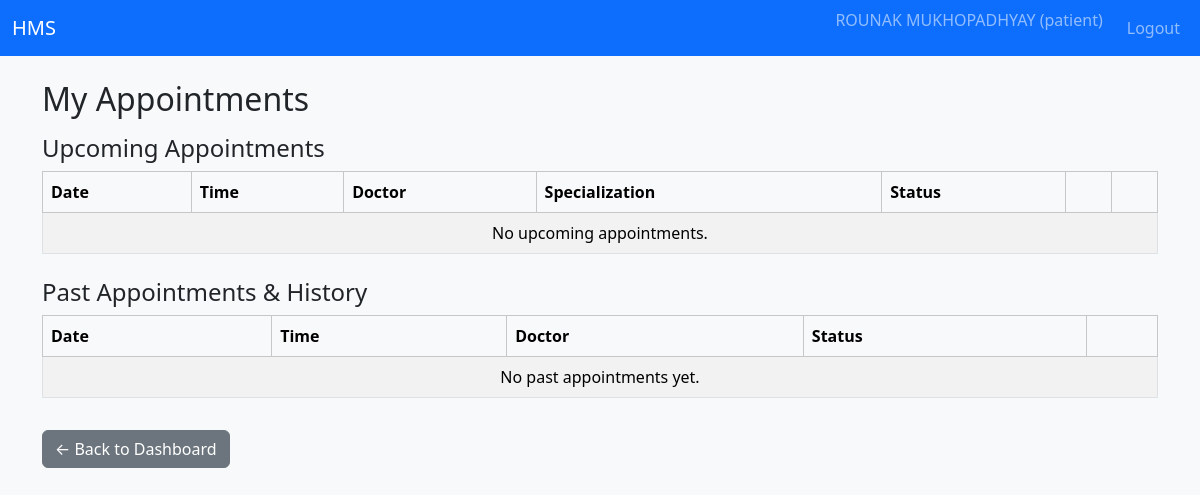
The app's page /patient/appointments (signed in), older data.
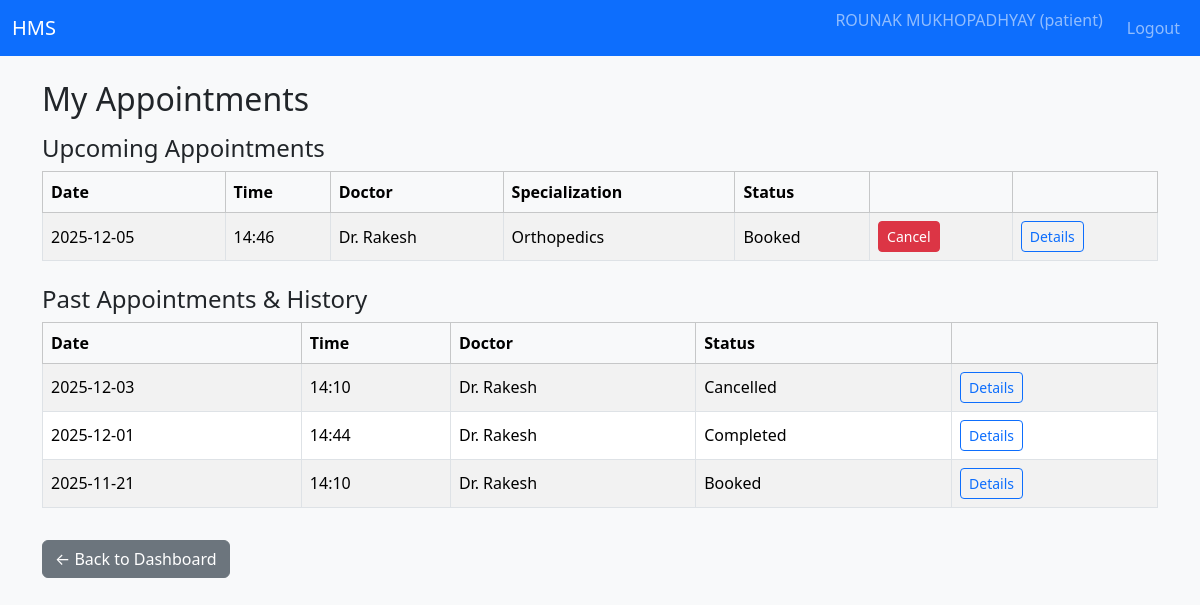
The same page, newer data.
### tables this page shows
CREATE TABLE appointments (
            id INTEGER PRIMARY KEY AUTOINCREMENT,
            patient_id INTEGER NOT NULL,
            doctor_id INTEGER NOT NULL,
            date TEXT NOT NULL, -- YYYY-MM-DD
            time TEXT NOT NULL, -- HH:MM
            status TEXT NOT NULL CHECK(status IN ('Booked', 'Completed', 'Cancelled')),
            created_at TEXT NOT NULL,
            updated_at TEXT NOT NULL,
            FOREIGN KEY(patient_id) REFERENCES patients(id),
            FOREIGN KEY(doctor_id) REFERENCES doctors(id),
            UNIQUE(doctor_id, date, time) -- prevent double booking
        );

CREATE TABLE users (
            id INTEGER PRIMARY KEY AUTOINCREMENT,
            username TEXT UNIQUE NOT NULL,
            password_hash TEXT NOT NULL,
            full_name TEXT NOT NULL,
            email TEXT,
            phone TEXT,
            role TEXT NOT NULL CHECK(role IN ('admin', 'doctor', 'patient')),
            is_active INTEGER NOT NULL DEFAULT 1,
            created_at TEXT NOT NULL
        );

CREATE TABLE departments (
            id INTEGER PRIMARY KEY AUTOINCREMENT,
            name TEXT UNIQUE NOT NULL,
            description TEXT,
            created_at TEXT NOT NULL
        );

### controllers/routes.py (the view)
@main_bp.route("/patient/appointments")
@login_required
@role_required("patient")
def patient_appointments():
    patient_id = get_current_patient_id()
    if not patient_id:
        flash("Patient profile not found.", "danger")
        return redirect(url_for("main.patient_dashboard"))
    conn = get_db_connection()
    cur = conn.cursor()
    cur.execute(
        """
        SELECT a.*, u.full_name AS doctor_name, dept.name AS dept_name
        FROM appointments a
        JOIN doctors d ON a.doctor_id = d.id
        JOIN users u ON d.user_id = u.id
        LEFT JOIN departments dept ON d.department_id = dept.id
        WHERE a.patient_id = ?
        ORDER BY a.date DESC, a.time DESC;
        """,
        (patient_id,),
    )
    rows = cur.fetchall()
    conn.close()
    today_str = date_cls.today().isoformat()
    upcoming = []
    past = []
    for r in rows:
        if r["date"] >= today_str and r["status"] == "Booked":
            upcoming.append(r)
        else:
            past.append(r)
    return render_template("patient_appointments.html", upcoming=upcoming, past=past)

### controllers/routes.py (called while the page is built)
def login_required(view_func):
    @wraps(view_func)
    def wrapped(*args, **kwargs):
        if "user_id" not in session:
            flash("Please log in to continue.", "warning")
            return redirect(url_for("main.login"))
        return view_func(*args, **kwargs)
    return wrapped

def role_required(role):
    def decorator(view_func):
        @wraps(view_func)
        def wrapped(*args, **kwargs):
            if "user_id" not in session or session.get("role") != role:
                flash("Unauthorized access.", "danger")
                return redirect(url_for("main.login"))
            return view_func(*args, **kwargs)
        return wrapped
    return decorator

def get_current_patient_id():
    if "user_id" not in session:
        return None
    conn = get_db_connection()
    cur = conn.cursor()
    cur.execute(
        "SELECT p.id FROM patients p JOIN users u ON p.user_id = u.id WHERE u.id = ?;",
        (session["user_id"],),
    )
    row = cur.fetchone()
    conn.close()
    return row["id"] if row else None

### models/models.py (called while the page is built)
def get_db_connection():
    conn = sqlite3.connect(DB_PATH)
    conn.row_factory = sqlite3.Row
    return conn

### templates/patient_appointments.html (shortened to what this page needs)
{% extends "base.html" %}
{% block content %}
<h2>My Appointments</h2>
<h4 class="mt-3">Upcoming Appointments</h4>
<table class="table table-striped table-bordered align-middle">
    <thead class="table-light">
        <tr>
            <th>Date</th>
            <th>Time</th>
            <th>Doctor</th>
            <th>Specialization</th>
            <th>Status</th>
            <th></th>
            <th></th>
        </tr>
    </thead>
    <tbody>
    {% if upcoming %}
        {% for a in upcoming %}
        <tr>
            <td>{{ a['date'] }}</td>
            <td>{{ a['time'] }}</td>
            <td>{{ a['doctor_name'] }}</td>
            <td>{{ a['dept_name'] or 'N/A' }}</td>
            <td>{{ a['status'] }}</td>
            <td>
                {% if a['status'] == 'Booked' %}
                <a
                    href="{{ url_for('main.patient_cancel_appointment', appointment_id=a['id']) }}"
                    class="btn btn-sm btn-danger"
                >
                    Cancel
                </a>
                {% endif %}
            </td>
            <td>
                <a
                    href="{{ url_for('main.patient_appointment_details', appointment_id=a['id']) }}"
                    class="btn btn-sm btn-outline-primary"
                >
                    Details
                </a>
            </td>
        </tr>
        {% endfor %}
    {% else %}
        <tr>
            <td colspan="7" class="text-center">No upcoming appointments.</td>
        </tr>
    {% endif %}
    </tbody>
</table>
<h4 class="mt-4">Past Appointments & History</h4>
<table class="table table-striped table-bordered align-middle">
    <thead class="table-light">
        <tr>
            <th>Date</th>
            <th>Time</th>
            <th>Doctor</th>
            <th>Status</th>
            <th></th>
        </tr>
    </thead>
    <tbody>
    {% if past %}
        {% for a in past %}
        <tr>
            <td>{{ a['date'] }}</td>
            <td>{{ a['time'] }}</td>
            <td>{{ a['doctor_name'] }}</td>
            <td>{{ a['status'] }}</td>
            <td>
                <a
                    href="{{ url_for('main.patient_appointment_details', appointment_id=a['id']) }}"
                    class="btn btn-sm btn-outline-primary"
                >
                    Details
                </a>
            </td>
        </tr>
        {% endfor %}
    {% else %}
        <tr>
            <td colspan="5" class="text-center">No past appointments yet.</td>
        </tr>
    {% endif %}
    </tbody>
</table>
<a href="{{ url_for('main.patient_dashboard') }}" class="btn btn-secondary mt-3">
    ← Back to Dashboard
</a>
{% endblock %}

### templates/base.html (shortened to what this page needs)
<!DOCTYPE html>
<html lang="en">
<head>
    <link
        rel="stylesheet"
        href="https://cdn.jsdelivr.net/npm/bootstrap@5.3.2/dist/css/bootstrap.min.css"
    >
</head>
<body class="bg-light">
<nav class="navbar navbar-expand-lg navbar-dark bg-primary mb-4">
    <div class="container-fluid">
        <a class="navbar-brand" href="{{ url_for('main.index') }}">
            HMS
        </a>
        <div class="collapse navbar-collapse">
            <ul class="navbar-nav ms-auto">
                {% if session.get('user_id') %}
                <li class="nav-item">
                    <span class="navbar-text me-3">
                        {{ session.get('full_name', '') }} ({{ session.get('role', '') }})
                    </span>
                </li>
                <li class="nav-item">
                    <a class="nav-link" href="{{ url_for('main.logout') }}">Logout</a>
                </li>
                {% else %}
                <li class="nav-item">
                    <a class="nav-link" href="{{ url_for('main.login') }}">Login</a>
                </li>
                {% endif %}
            </ul>
        </div>
    </div>
</nav>
<div class="container">
    {% block content %}{% endblock %}
</div>
</body>
</html>

Row changes from the older to the newer data that the page shows:
added appointments: date "2025-12-05", time "14:46", doctor_name "Dr. Rakesh", name "Orthopedics", status "Booked", shown under "Upcoming Appointments"
added appointments: date "2025-12-03", time "14:10", doctor_name "Dr. Rakesh", status "Cancelled", shown under "Past Appointments & History"
added appointments: date "2025-12-01", time "14:44", doctor_name "Dr. Rakesh", status "Completed", shown under "Past Appointments & History"
added appointments: date "2025-11-21", time "14:10", doctor_name "Dr. Rakesh", status "Booked", shown under "Past Appointments & History"
Text that changed along with them:
text no longer shown: "No upcoming appointments. No past appointments yet."
